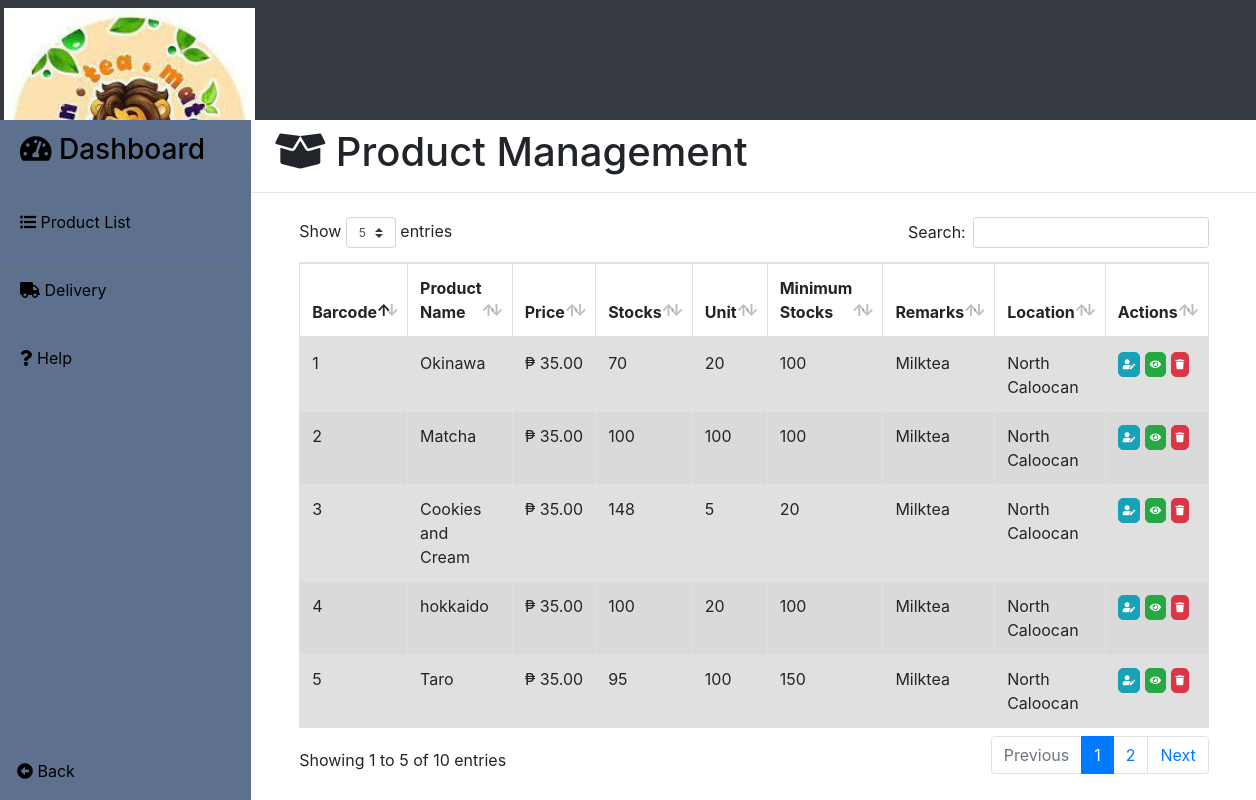
Page /products/products.php (signed in) on the committed database.
### tables this page shows
CREATE TABLE `products` (
  `product_no` varchar(50) NOT NULL,
  `product_name` varchar(30) DEFAULT NULL,
  `sell_price` decimal(18,2) DEFAULT NULL,
  `quantity` int(11) DEFAULT NULL,
  `unit` varchar(30) DEFAULT NULL,
  `min_stocks` int(11) DEFAULT NULL,
  `remarks` text DEFAULT NULL,
  `location` varchar(50) DEFAULT NULL,
  `images` varchar(30) DEFAULT NULL
);

### products/products.php (the view, shortened to what this page needs)
<?php
	include("../server/connection.php");
	$sql = "SELECT * FROM products";
	$result	= mysqli_query($db, $sql);
?>
<!DOCTYPE html>
<html>
<head>
	<?php include('../templates/head1.php');?>
</head>
<body>
	<div class="contain h-100">
		<?php include('../products/base.php');?>
		<div>
			<h1 class="ml-4 pt-2"><i class="fas fa-box-open"></i> Product Management</h1>
			<hr>
			<div class="table-responsive mt-4 pl-5 pr-5">
			<table class="table table-striped table-bordered" id="product_table" style="margin-top: -22px;">
				<thead>
					<tr>
						<th scope="col" class="column-text">Barcode</th>
						<th scope="col" class="column-text">Product Name</th>
						<th scope="col" class="column-text">Price</th>
						<th scope="col" class="column-text">Stocks</th>
						<th scope="col" class="column-text">Unit</th>
						<th scope="col" class="column-text">Minimum Stocks</th>
						<th scope="col" class="column-text">Remarks</th>
						<th scope="col" class="column-text">Location</th>
						<th scope="col" class="column-text">Actions</th>
					</tr>
				</thead>
				<tbody class="table-hover">
					<?php
						while($row = mysqli_fetch_assoc($result)){
				  	?>
					<tr class="table-active">
						<td><?php echo $row['product_no'];?></td>
						<td><?php echo $row['product_name'];?></td>
						<td align="right">₱&nbsp<?php echo $row['sell_price'];?></td>
						<td><?php echo $row['quantity'];?></td>
						<td><?php echo $row['unit'];?></td>
						<td><?php echo $row['min_stocks'];?></td>
						<td><?php echo $row['remarks'];?></td>
						<td><?php echo $row['location'];?></td>
						<td>
							<a name="edit" title="Edit" style='font-size:10px; border-radius:5px;padding:4px;' href="update_products.php?id=<?php echo $row['product_no'];?>" class="btn btn-info btn-xs"><i class="fas fa-user-edit"></i></a>
							<button type="button" name="view" style='font-size:10px; border-radius:5px;padding:4px;' id="<?php echo $row['product_no'];?>" class="btn btn-success btn-xs view_data"><i class="fas fa-eye"></i></button>
							<button type="button" name="delete" title="Delete" style='font-size:10px; border-radius:5px;padding:4px;' data-id="<?php echo $row['product_no'];?>"  class="delete btn btn-danger btn-xs" data-toggle="#deleteModal" title="Delete"><i class="fas fa-trash"></i></button>
						</td>
					</tr>
					<?php } ?>
				</tbody>
			</table>
			</div>
		</div>
	</div>
</body>
</html>

### rows in the picture
products: product_no "1", product_name "Okinawa", sell_price "35.00", quantity "70", unit "20", min_stocks "100", remarks "Milktea", location "North Caloocan"
products: product_no "2", product_name "Matcha", sell_price "35.00", quantity "100", unit "100", min_stocks "100", remarks "Milktea", location "North Caloocan"
products: product_no "3", product_name "Cookies and Cream", sell_price "35.00", quantity "148", unit "5", min_stocks "20", remarks "Milktea", location "North Caloocan"
products: product_no "4", product_name "hokkaido", sell_price "35.00", quantity "100", unit "20", min_stocks "100", remarks "Milktea", location "North Caloocan"
products: product_no "5", product_name "Taro", sell_price "35.00", quantity "95", unit "100", min_stocks "150", remarks "Milktea", location "North Caloocan"
